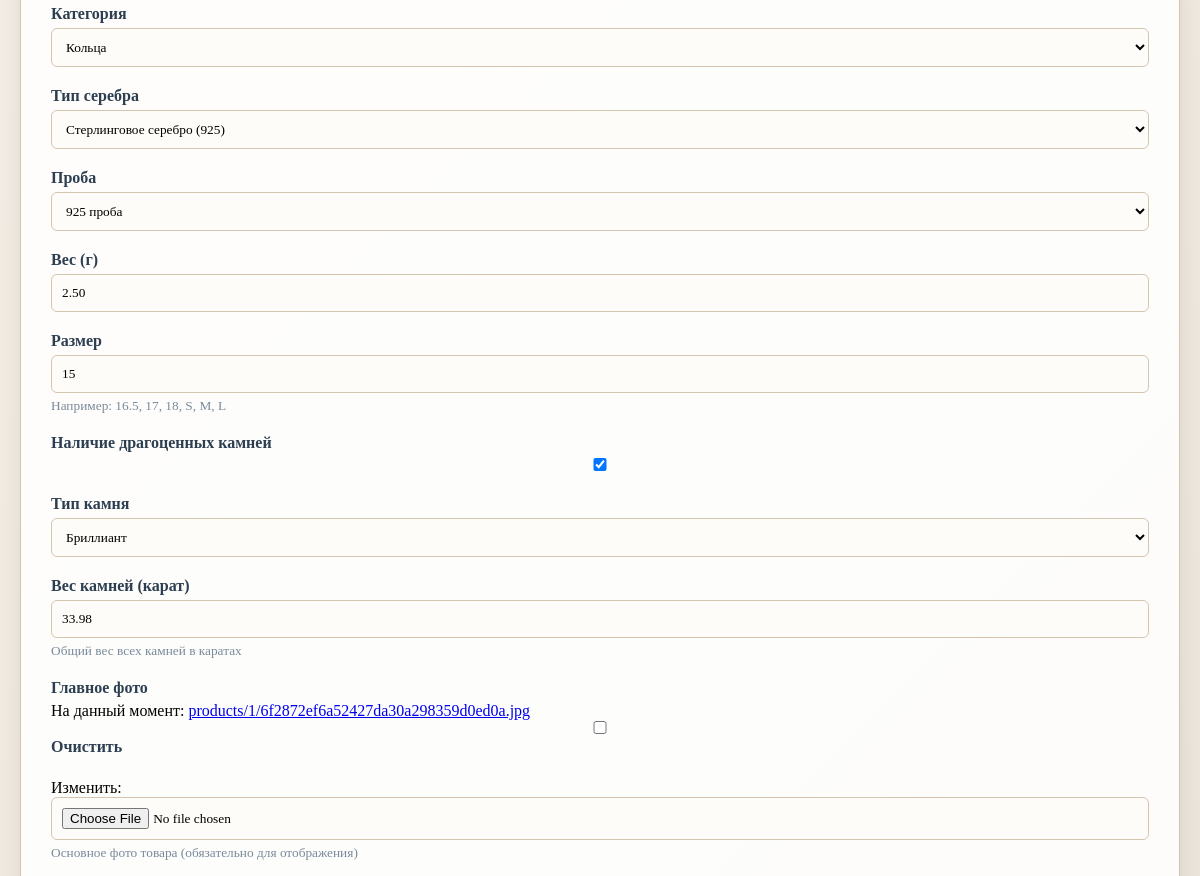
/product/1/edit/ (signed in, middle part), run on an earlier commit of the app's database.
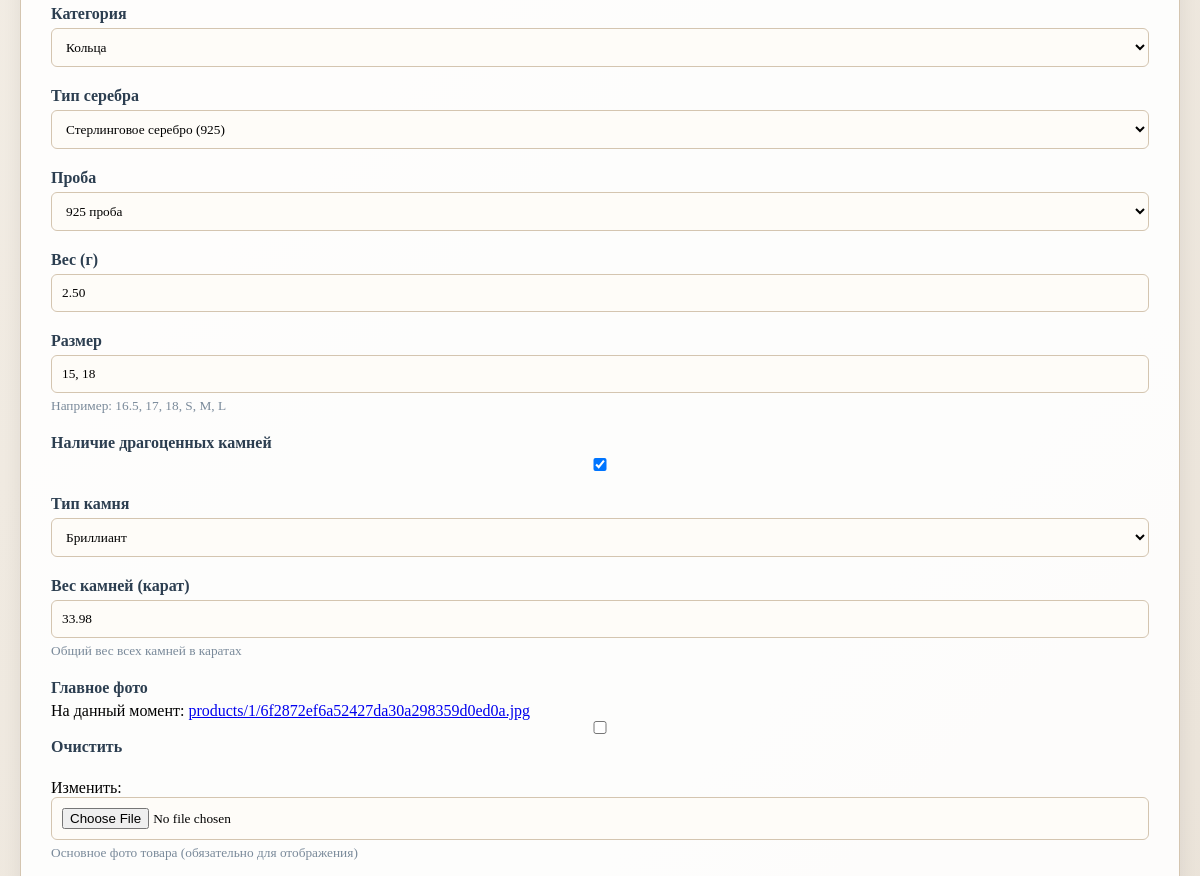
And on a later commit of the database.
### store/models.py (models this page shows, shortened)
class Product(models.Model):
    SILVER_TYPE_CHOICES = [
        ('sterling', 'Стерлинговое серебро (925)'),
        ('fine', 'Чистое серебро (999)'),
        ('argentium', 'Аргентиум серебро'),
        ('mexican', 'Мексиканское серебро'),
        ('oxidized', 'Оксидированное серебро'),
        ('rhodium_plated', 'Серебро с родиевым покрытием'),
        ('black', 'Черненое серебро'),
        ('matte', 'Матовое серебро'),
    ]
    FINENESS_CHOICES = [
        ('800', '800 проба'),
        ('830', '830 проба'),
        ('875', '875 проба'),
        ('900', '900 проба'),
        ('916', '916 проба'),
        ('925', '925 проба'),
        ('960', '960 проба'),
        ('999', '999 проба'),
    ]
    STONE_TYPE_CHOICES = [
        ('diamond', 'Бриллиант'),
        ('ruby', 'Рубин'),
        ('sapphire', 'Сапфир'),
        ('emerald', 'Изумруд'),
        ('topaz', 'Топаз'),
        ('amethyst', 'Аметист'),
        ('garnet', 'Гранат'),
        ('peridot', 'Перидот'),
        ('citrine', 'Цитрин'),
        ('aquamarine', 'Аквамарин'),
        ('tourmaline', 'Турмалин'),
        ('opal', 'Опал'),
        ('pearl', 'Жемчуг'),
        ('cubic_zirconia', 'Фианит'),
        ('moonstone', 'Лунный камень'),
        ('none', 'Нет камней'),
    ]
    name = models.CharField(max_length=200, verbose_name='Название')
    slug = models.SlugField(unique=True, verbose_name='URL идентификатор')
    description = models.TextField(verbose_name='Описание')
    price = models.DecimalField(max_digits=10, decimal_places=2, verbose_name='Цена')
    old_price = models.DecimalField(
        max_digits=10, decimal_places=2, blank=True, null=True,
        verbose_name='Старая цена'
    )
    stock_quantity = models.PositiveIntegerField(default=0, verbose_name='Количество на складе')
    reserved_quantity = models.PositiveIntegerField(default=0, verbose_name='Зарезервировано')
    category = models.ForeignKey(
        Category,
        on_delete=models.CASCADE,
        related_name='products', #задаем имя для всех товаров категории
        verbose_name='Категория'
    )
    image = models.ImageField(
        upload_to=product_image_upload_path,
        blank=True,
        null=True,
        verbose_name='Главное фото',
        help_text='Основное фото товара (обязательно для отображения)'
    )
    image_2 = models.ImageField(
        upload_to=product_image_upload_path,
        blank=True,
        null=True,
        verbose_name='Дополнительное фото 2',
        help_text='Дополнительное фото товара'
    )
    image_3 = models.ImageField(
        upload_to=product_image_upload_path,
        blank=True,
        null=True,
        verbose_name='Дополнительное фото 3'
    )
    image_4 = models.ImageField(
        upload_to=product_image_upload_path,
        blank=True,
        null=True,
        verbose_name='Дополнительное фото 4'
    )
    image_5 = models.ImageField(
        upload_to=product_image_upload_path,
        blank=True,
        null=True,
        verbose_name='Дополнительное фото 5'
    )
    silver_type = models.CharField(
        max_length=30,
        choices=SILVER_TYPE_CHOICES,
        default='sterling',
        verbose_name='Тип серебра'
    )
    fineness = models.CharField(
        max_length=4,
        choices=FINENESS_CHOICES,
        default='925',
        verbose_name='Проба серебра'
    )
    weight = models.DecimalField(
        max_digits=6,
        decimal_places=2,
        verbose_name='Вес изделия (г)'
    )
    size = models.CharField(
        max_length=20,
        blank=True,
        verbose_name='Размер (для колец, браслетов)',
        help_text='Например: 16.5, 17, 18, S, M, L'
    )
    stones = models.BooleanField(default=False, verbose_name='Наличие драгоценных камней')
    stone_type = models.CharField(
        max_length=20,
        choices=STONE_TYPE_CHOICES,
        blank=True,
        verbose_name='Тип камня'
    )
    stone_weight = models.DecimalField(
        max_digits=5,
        decimal_places=2,
        blank=True,
        null=True,
        verbose_name='Вес камней (карат)',
        help_text='Общий вес всех камней в каратах'
    )
    collection = models.CharField(max_length=100, blank=True, verbose_name='Коллекция')
    instruction_file = models.FileField(
        upload_to='instructions/',
        blank=True,
        null=True,
        verbose_name='Инструкция к товару',
        help_text='Загрузите инструкцию'
    )
    external_link = models.URLField(
        blank=True,
        null=True,
        verbose_name='Внешняя ссылка',
        help_text='Ссылка на видеообзор, сайт производителя или дополнительную информацию'
    )
    created_at = models.DateTimeField(auto_now_add=True, verbose_name='Дата создания')
    updated_at = models.DateTimeField(auto_now=True, verbose_name='Дата обновления')
    created_by = models.ForeignKey(
        User,
        on_delete=models.SET_NULL,
        null=True,
        related_name='created_products',
        verbose_name='Создал'
    )
    objects = models.Manager()              # стандартный менеджер (все товары)
    available = AvailableProductManager()  #кастомный менеджер (только в наличии)
    class Meta:
        verbose_name = 'Товар'
        verbose_name_plural = 'Товары'
        ordering = ['-created_at']  # Product сортировка — новые сверху

### store/views.py (the view)
# urls.py: path('product/<int:product_id>/edit/', views.product_edit, name='product_edit'),
@login_required
def product_edit(request, product_id):
    print("=== product_edit ВЫЗВАНА ===")  # ← добавить
    print(f"product_id = {product_id}")     # ← добавить
    print(f"method = {request.method}")
    if not request.user.is_staff:
        raise PermissionDenied("Доступ запрещён. Только для администраторов.")
    product = get_object_or_404(Product, id=product_id)
    if request.method == 'POST':
        form = ProductForm(request.POST, request.FILES, instance=product)
        if form.is_valid():
            form.save()
            messages.success(request, f'Товар "{product.name}" обновлён!')
            return redirect('store:product_detail', product_id=product.id, slug=product.slug)
    else:
        form = ProductForm(instance=product)
    return render(request, 'store/product_form.html', {'form': form, 'title': 'Редактировать товар'})

### store/models.py (called while the page is built)
    def __str__(self):
        if self.parent:
            return f"{self.parent.name} → {self.name}"
        return self.name

### store/templates/store/product_form.html (shortened to what this page needs)
{% extends 'base.html' %}
{% load store_filters %}
{% block content %}
<form method="post" enctype="multipart/form-data">
    {% for field in form %}
        <div class="form-group">
            <label for="{{ field.id_for_label }}">{{ field.label }}</label>
            {{ field }}
            {% if field.help_text %}
                <small style="color: #7a8a9a; display: block; margin-top: 5px;">
                    {{ field.help_text }}
                </small>
            {% endif %}
        </div>
    {% endfor %}
</form>
{% endblock %}

What changed in the data, as far as the page shows it:
changed Product "Кольца": size "15" → "15, 18"
